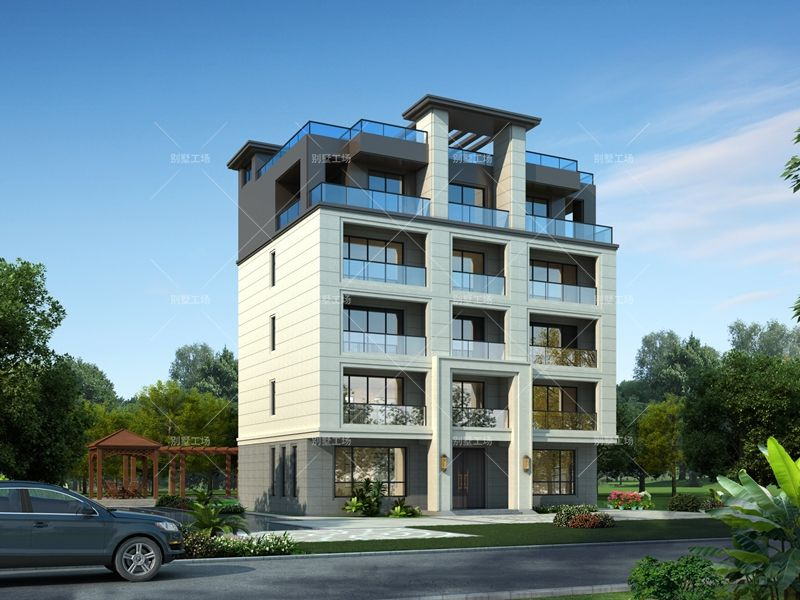
#> input picture 图像特征/2. 尺度空间/pic/img.png, 800 x 600 px
$ python '特征点检测_test.py'
#> lines starting #> are read from the running program, lines starting #| are printed output that depends on the picture
#!/usr/bin/env python3
# coding:utf-8
"""
# File       : 特征点检测_test.py
# Time       ：10/24/22 6:10 PM
# Author     ：Kust Kenny
# version    ：python 3.6 opencv 4.6.0.66
# Description：
"""
import cv2
import numpy as np

if __name__ == '__main__':
    img1 = cv2.imread("./pic/img.png")
#> img1 is the input picture: shape (600, 800, 3); mean B, G, R 148.3, 137.5, 111.2
    img2 = cv2.imread("./pic/img2.png")
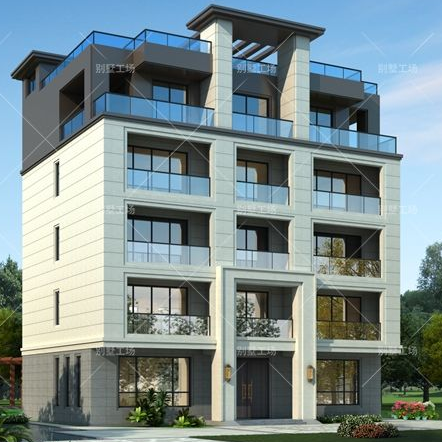
#> input picture 图像特征/2. 尺度空间/pic/img2.png, 442 x 442 px
#> img2 is the input picture: shape (442, 442, 3); mean B, G, R 143.3, 141.8, 125.5


    ORB = cv2.ORB_create()
    sift = cv2.SIFT_create()
    kp1, des1 = ORB.detectAndCompute(img1,None)
#> kp1 = 500 keypoints; strongest (x, y, size): (426, 132, 31), (351, 401, 31), (237, 438, 31), (571, 214, 31)
    kp2, des2 = ORB.detectAndCompute(img2,None)
#> kp2 = 500 keypoints; strongest (x, y, size): (210, 42, 31), (135, 311, 31), (167, 312, 31), (355, 124, 31)

    kp3, des3 = sift.detectAndCompute(img1,None)
#> kp3 = 2208 keypoints; strongest (x, y, size): (267, 548, 1.9), (273, 254, 2.7), (273, 318, 2.6), (347, 398, 2.1)
    kp4, des4 = sift.detectAndCompute(img2, None)
#> kp4 = 1179 keypoints; strongest (x, y, size): (57, 164, 2.7), (57, 228, 2.6), (131, 308, 2.1), (57, 259, 2.1)

    bf = cv2.BFMatcher()
    matches1 = bf.knnMatch(des1,des2,k=2)
#> matches1 = 500 matches
    matches2 = bf.knnMatch(des3,des4,k=2)
#> matches2 = 2208 matches
    good1 = []
    good2 = []
    for ((m,n),(a,b)) in zip(matches1,matches2):
        if m.distance<0.75*n.distance:
            good1.append([m])
        if a.distance<0.75*b.distance:
            good2.append([a])
#> after the loop, good1 = 178 matches; good2 = 29 matches

    img3 = cv2.drawMatchesKnn(img1,kp1,img2,kp2,good1,None,flags=cv2.DRAW_MATCHES_FLAGS_NOT_DRAW_SINGLE_POINTS)
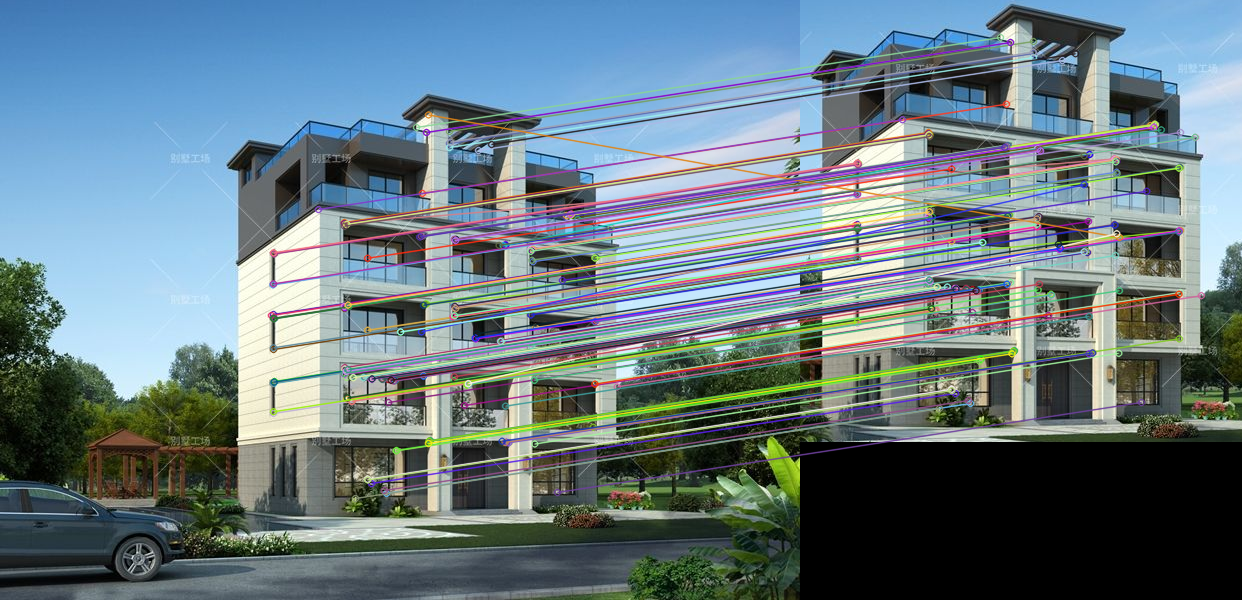
#> img3: shape (600, 1242, 3); mean B, G, R 130.1, 122.3, 103.7
    img4 = cv2.drawMatchesKnn(img1, kp3, img2, kp4, good2, None, flags=cv2.DRAW_MATCHES_FLAGS_NOT_DRAW_SINGLE_POINTS)
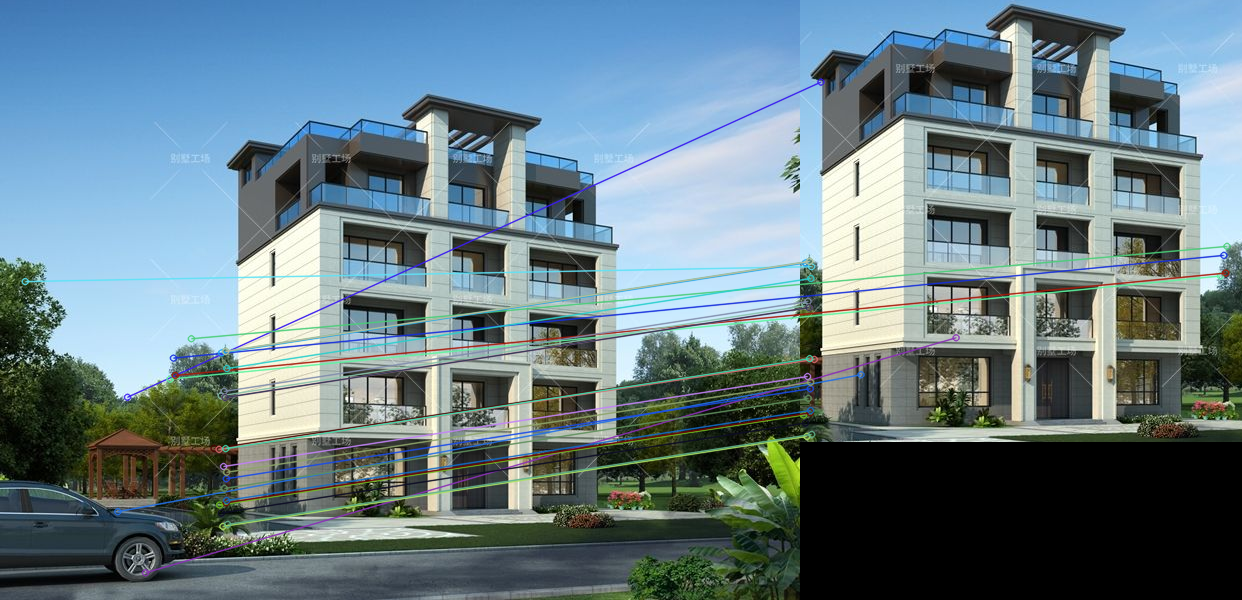
#> img4: shape (600, 1242, 3); mean B, G, R 133.8, 125.4, 103.5

    img5 = np.hstack([img3,img4])
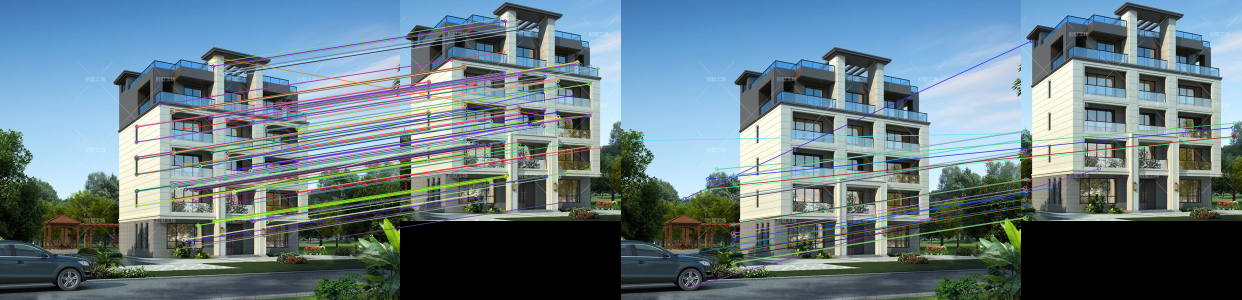
#> img5: shape (600, 2484, 3) (shown at 1/2 size); mean B, G, R 131.9, 123.9, 103.6
    cv2.imshow("img", img5)
    cv2.waitKey(0)
    cv2.destroyAllWindows()
